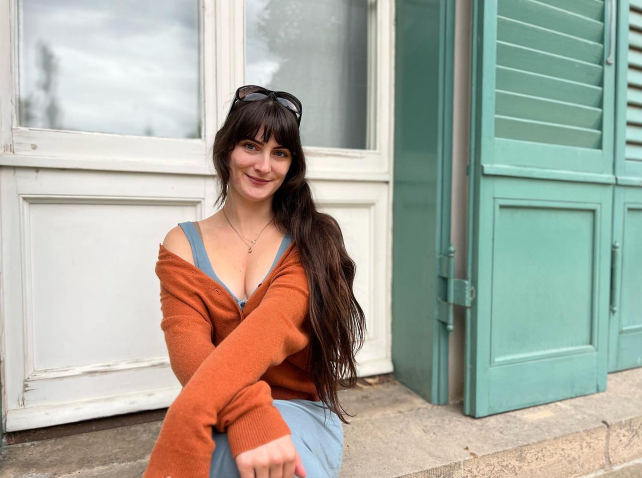
#> input picture input_images/davina.jpg, 1284 x 956 px, found by its file name (shown at 1/2 size)
$ python pixel_art_generator.py
#> lines starting #> are read from the running program, lines starting #| are printed output that depends on the picture
import os
import numpy as np
from PIL import Image
from block_colors_data import block_colors  # Import block colors dictionary

# Constants
block_folder = 'minecraft_blocks'
input_image_folder = r'C:\Users\davin\OneDrive\Desktop\minecraft_pixel_art\input_images'  # Folder containing input images
input_image_path = r'C:\Users\davin\OneDrive\Desktop\minecraft_pixel_art\input_images\davina.jpg'  # Path to your input image

def calculate_average_color(image):
    # Convert image to RGB mode to ensure only RGB values are present
    image_rgb = image.convert('RGB')
    image_array = np.array(image_rgb)
    average_color = np.mean(image_array, axis=(0, 1))
    red, green, blue = map(int, average_color)  # Extract RGB components and convert to integers
    return red, green, blue  # Return RGB tuple

def generate_pixel_art(input_image, block_colors):
    # Open the input image
    input_image = Image.open(input_image)
#> input_image is the input picture: PIL image 1284x956 RGB; mean R, G, B 169.2, 168.3, 156.8

    # Calculate the grid size based on the dimensions of the input image
    image_width, image_height = input_image.size
#> image_width = 1284; image_height = 956
    grid_size = (image_width // 16, image_height // 16)
#> grid_size = (80, 59)

    # Resize input image to fit the calculated grid size exactly
    input_image = input_image.resize((grid_size[0] * 16, grid_size[1] * 16))
#> input_image: PIL image 1280x944 RGB

    # Initialize an empty canvas to store the pixel art
    pixel_art = Image.new('RGB', (image_width, image_height))
#> pixel_art: PIL image 1284x956 RGB; every value is 0

    # Iterate through each grid cell
    for y in range(grid_size[1]):
        for x in range(grid_size[0]):
            # Crop the current grid cell from the input image
            left = x * 16
#> left = 0
            upper = y * 16
#> upper = 0
            right = left + 16
#> right = 16
            lower = upper + 16
#> lower = 16
            cell_image = input_image.crop((left, upper, right, lower))
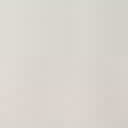
#> cell_image: PIL image 16x16 RGB (shown 8 times larger); mean R, G, B 217.3, 212.9, 206.4

            # Calculate the average color of the current grid cell
            average_color = calculate_average_color(cell_image)
#> in calculate_average_color, `average_color = np.mean(image_array, axis=(0, 1))`: average_color = [217.3, 212.9, 206.4]
#> in calculate_average_color, `red, green, blue = map(int, average_color)`: red = 217; green = 212; blue = 206
#> average_color = (217, 212, 206)

            # Find the Minecraft block with the closest average color
            closest_block = min(block_colors.keys(), key=lambda name: np.linalg.norm(np.array(block_colors[name]) - np.array(average_color)))
#> closest_block = 'birch_log'

            # Load the texture of the closest matching block
            block_texture_path = os.path.join(block_folder, f"{closest_block}.png")
#> (the run stopped early here; a loop or call above may not have finished)
